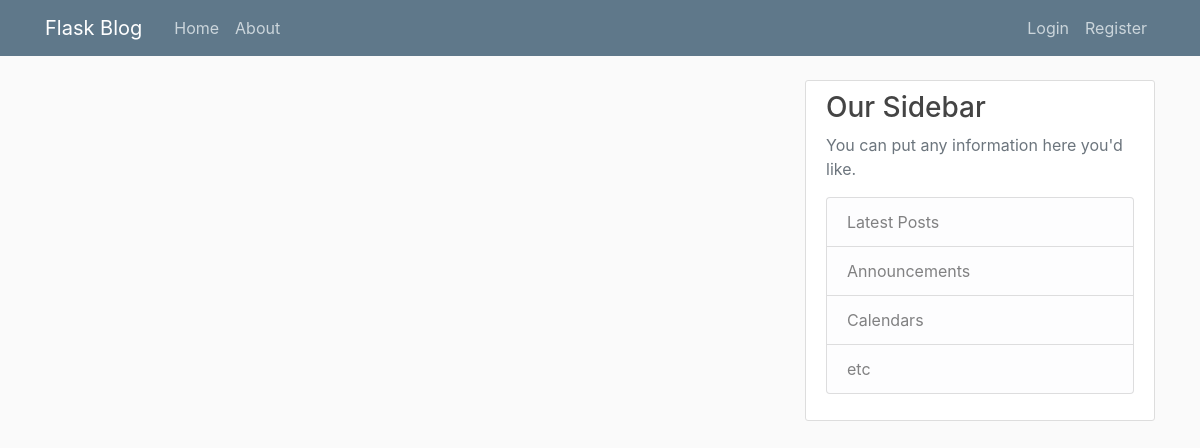
/home, run on an earlier commit of the app's database.
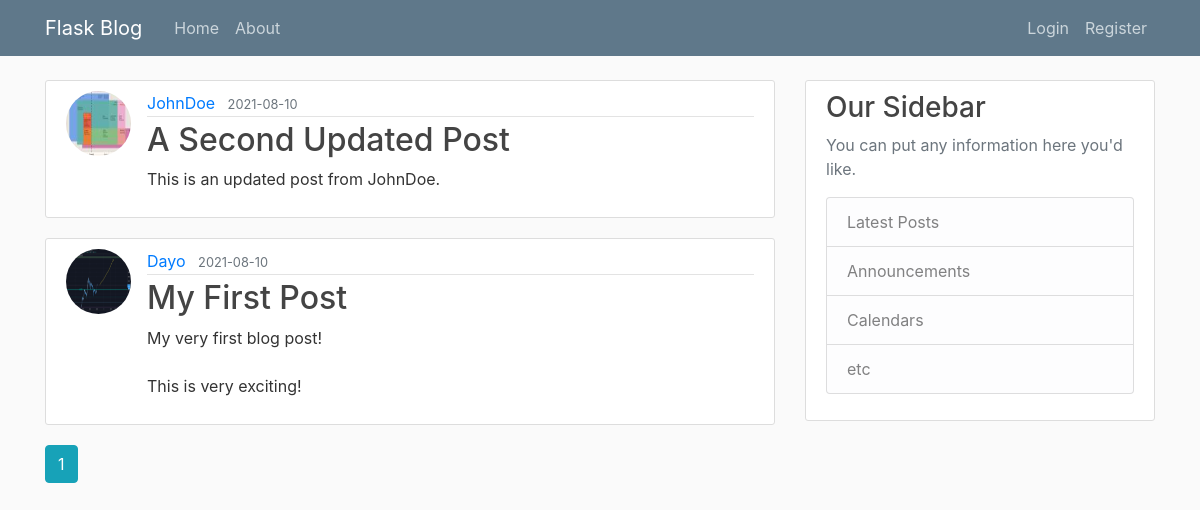
And on a later commit of the database.
### flaskblog/models.py (models this page shows, shortened)
class Post(db.Model):
    id = db.Column(db.Integer, primary_key=True)
    title = db.Column(db.String(100), nullable=False)
    date_posted = db.Column(db.DateTime, nullable=False, default=datetime.utcnow)
    content = db.Column(db.Text, nullable=False)
    user_id = db.Column(db.Integer, db.ForeignKey('user.id'), nullable=False)

class User(db.Model, UserMixin):
    id = db.Column(db.Integer, primary_key=True)
    username = db.Column(db.String(20), unique=True, nullable=False)
    email = db.Column(db.String(120), unique=True, nullable=False)
    image_file = db.Column(db.String(20), nullable=False, default='default.jpg')
    password = db.Column(db.String(60), nullable=False)
    posts = db.relationship('Post', backref='author', lazy=True)

### flaskblog/main/routes.py (the view)
@main.route("/")
@main.route("/home")
def home():
    page = request.args.get('page', 1, type=int)
    posts = Post.query.order_by(Post.date_posted.desc()).paginate(page=page, per_page=5)
    return render_template("home.html", posts=posts)

### flaskblog/templates/home.html
{% extends "layout.html" %}
{% block content %}
    {% for post in posts.items %}
    <article class="media content-section">
        <img class="rounded-circle article-img" src="{{ url_for('static', filename='profile_pics/' + post.author.image_file) }}">
        <div class="media-body">
            <div class="article-metadata">
                <a href="{{ url_for('users.user_posts', username=post.author.username) }}" class="mr-2">{{ post.author.username }}</a>
                <small class="text-muted">{{ post.date_posted.strftime('%Y-%m-%d') }}</small>
            </div>
            <h2><a href="{{ url_for('posts.post', post_id=post.id) }}" class="article-title">{{ post.title }}</a></h2>
            <p class="article-content">{{ post.content }}</p>
        </div>
    </article>
    {% endfor %}
    {% for page_num in posts.iter_pages(left_edge=1, right_edge=1, left_current=1, right_current=2) %}
        {% if page_num %}
            {% if posts.page == page_num %}
                <a class="btn btn-info mb-4" href="{{ url_for('main.home', page=page_num) }}">{{ page_num }}</a>
            {% else %}
                <a class="btn btn-outline-info mb-4" href="{{ url_for('main.home', page=page_num) }}">{{ page_num }}</a>
            {% endif %}
        {% else %}
            ...
        {% endif %}
    {% endfor %}
{% endblock %}

What changed in the data, as far as the page shows it:
added Post: image_file (picture), author.username "JohnDoe", date_posted "2021-08-10", title "A Second Updated Post", content "This is an updated post from JohnDoe."
added Post: image_file (picture), author.username "Dayo", date_posted "2021-08-10", title "My First Post", content "My very first blog post! This is very exciting!"
Also different on the page:
new list line: "1"
